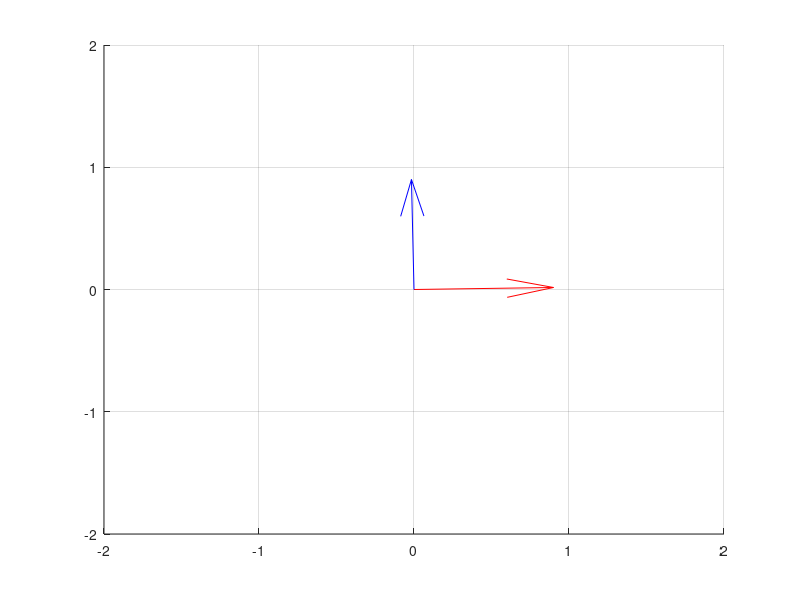

Here is the MATLAB script that generated this plot:

hold on;
origin = [0 0 0];
x = 0;
y = 0;
z = 0;

Rz = rotz(pi/3);
Ry = roty(pi/4);
R = Rz(1:3,1:3);

v1 = [1, 0, 0];
v2 = [0, 1, 0];
v3 = [0, 0, 1];
% 
v1 = R * v1'
v2 = R * v2'
v3 = R * v3'

quiver3(x,y,z, v1(1), v1(2), v1(3), 'r'); % X
quiver3(x,y,z, v2(1), v2(2), v2(3), 'b'); % Y
quiver3(x,y,z, v3(1), v3(2), v3(3), 'y'); % Z
hold off;
grid on;
axis([-2 2 -2 2 -2 2]);

